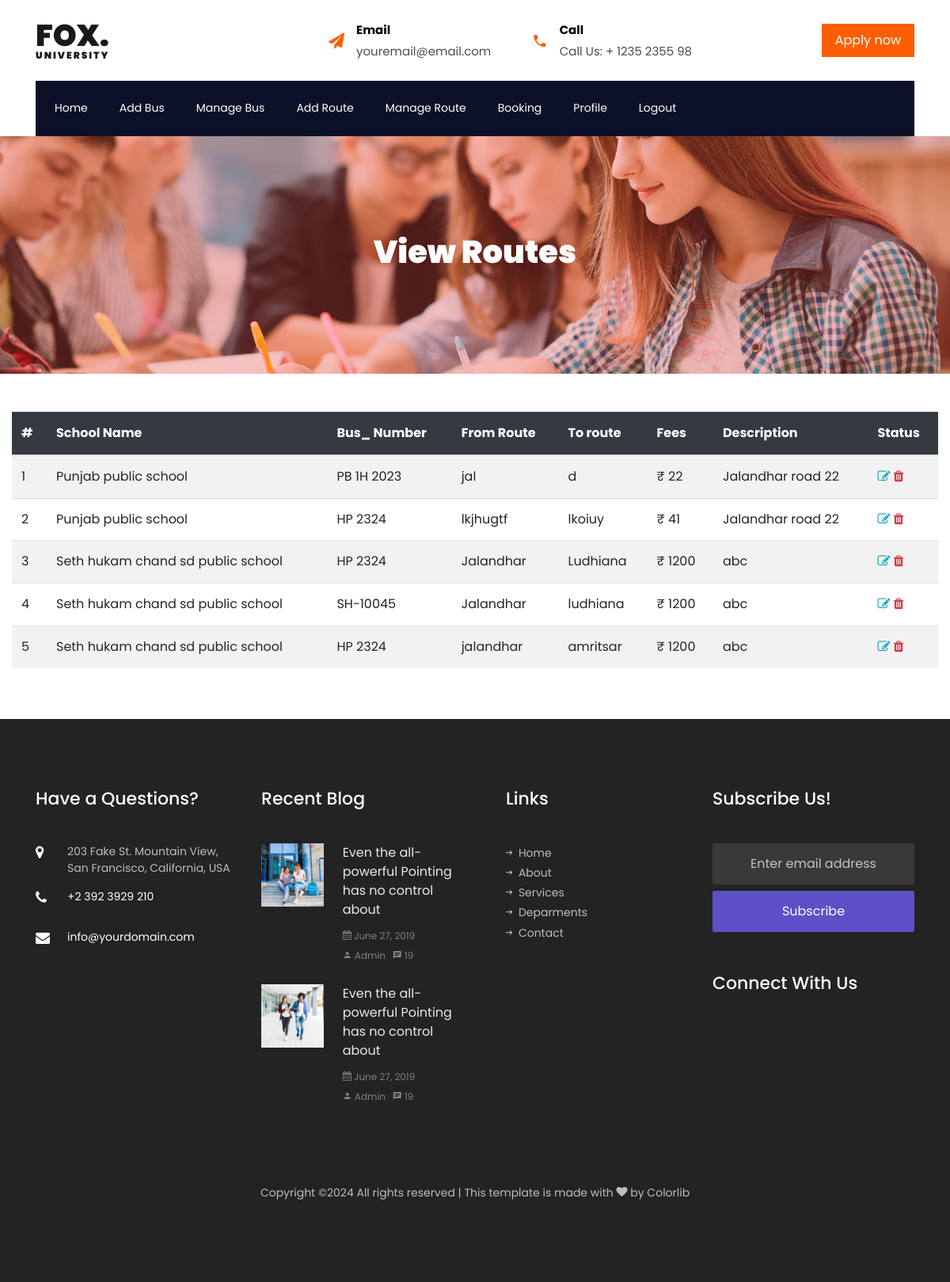
Screenshot of /school/view_route.php (signed in) with the database file from the repository.
### tables this page shows
CREATE TABLE `routes` (
  `id` int(10) NOT NULL,
  `school` varchar(100) NOT NULL,
  `bus_number` varchar(100) NOT NULL,
  `from_route` varchar(100) NOT NULL,
  `fees` varchar(10) NOT NULL,
  `to_route` varchar(100) NOT NULL,
  `description` varchar(100) NOT NULL,
  `status` varchar(20) NOT NULL DEFAULT 'active',
  `createdat` timestamp(6) NOT NULL DEFAULT current_timestamp(6) ON UPDATE current_timestamp(6)
);

CREATE TABLE `school` (
  `id` int(10) NOT NULL,
  `school_name` varchar(100) NOT NULL,
  `email` varchar(255) NOT NULL,
  `password` varchar(255) NOT NULL,
  `photo` longtext NOT NULL,
  `city` varchar(100) NOT NULL,
  `area` varchar(100) NOT NULL,
  `address` varchar(100) NOT NULL,
  `contact` bigint(10) NOT NULL,
  `description` varchar(100) NOT NULL,
  `status` varchar(20) NOT NULL DEFAULT 'active',
  `createdat` timestamp(6) NOT NULL DEFAULT current_timestamp(6) ON UPDATE current_timestamp(6)
);

CREATE TABLE `bus` (
  `id` int(10) NOT NULL,
  `bus_number` varchar(100) NOT NULL,
  `photo` longtext NOT NULL,
  `quantity_slot` int(100) NOT NULL,
  `status` varchar(20) NOT NULL DEFAULT 'active',
  `createdat` timestamp(6) NOT NULL DEFAULT current_timestamp(6) ON UPDATE current_timestamp(6)
);

### school/view_route.php (the view, shortened to what this page needs)
<?php
    include_once("school_header.php");
?>
<section class="hero-wrap hero-wrap-2" style="background-image: url('images/bg_1.jpg');">
    <div class="overlay"></div>
    <div class="container">
    <div class="row no-gutters slider-text align-items-center justify-content-center">
        <div class="col-md-9 ftco-animate text-center">
        <h1 class="mb-2 bread">View Routes</h1>
        </div>
    </div>
    </div>
</section>
    <div class="container-xxl py-5">
        <div class="container-fluid">
            <div class="row g-5">
                <div class="col-lg-12 mx-auto wow fadeInUp" data-wow-delay="0.1s">
                    <table class="table table-striped table-hover">
                        <thead class="table-dark">
                            <tr>
                                <th>#</th>
                                <th>School Name</th>
                                <th>Bus_ Number</th>
                                <th>From Route</th>
                                <th>To route</th>
                                <th>Fees</th>
                                <th>Description</th>
                                <th>Status</th>
                            </tr>
                        </thead>
                        <tbody>
                           <?php
                           $count =1;
                           include_once("config.php");
                           $query = "SELECT routes.*,school.school_name,bus.bus_number FROM `routes`
                           inner join school
                           on routes.school=school.id
                           inner join bus
                           on routes.bus_number=bus.id";
                           $res = mysqli_query($conn,$query);
                           while($data = mysqli_fetch_array($res))
                            {
                           ?>
                            <tr>
                                <td><?php echo $count; ?></td>
                                <td>
                                <?php echo $data["school_name"]; ?>
                                </td>
                                <td>
                                <?php echo $data["bus_number"]; ?>
                                </td>
                                <td>
                                <?php echo $data["from_route"]; ?>
                                </td>
                                <td>
                                    <?php echo $data["to_route"]; ?>
                                </td>
                                <td>
                                ₹ <?php echo $data["fees"]; ?>
                                </td>
                                <td>
                                <?php echo $data["description"]; ?>
                                </td>
                                <td>
                                    <a href="edit_route.php?id=<?php echo $data['id']; ?>">
                                        <i class="fa fa-edit text-info"></i>
                                    </a>
                                    <a href="delete_route.php?id=<?php echo $data['id']?>">
                                        <i class="fa fa-trash text-danger"></i>
                                    </a>
                                </td>
                            </tr>
                            <?php
                            $count++;
                            }
                            ?>
                        </tbody>
                    </table>
                </div>
            </div>
        </div>
    </div>
<?php
    include_once("footer.php");
?>

### rows the page displays
routes: school.school_name "Punjab public school", bus.bus_number "PB 1H 2023", from_route "jal", to_route "d", fees "22", description "Jalandhar road 22"
routes: school.school_name "Punjab public school", bus.bus_number "HP 2324", from_route "lkjhugtf", to_route "lkoiuy", fees "41", description "Jalandhar road 22"
routes: school.school_name "Seth hukam chand sd public school", bus.bus_number "HP 2324", from_route "Jalandhar", to_route "Ludhiana", fees "1200", description "abc"
routes: school.school_name "Seth hukam chand sd public school", bus.bus_number "SH-10045", from_route "Jalandhar", to_route "ludhiana", fees "1200", description "abc"
routes: school.school_name "Seth hukam chand sd public school", bus.bus_number "HP 2324", from_route "jalandhar", to_route "amritsar", fees "1200", description "abc"
